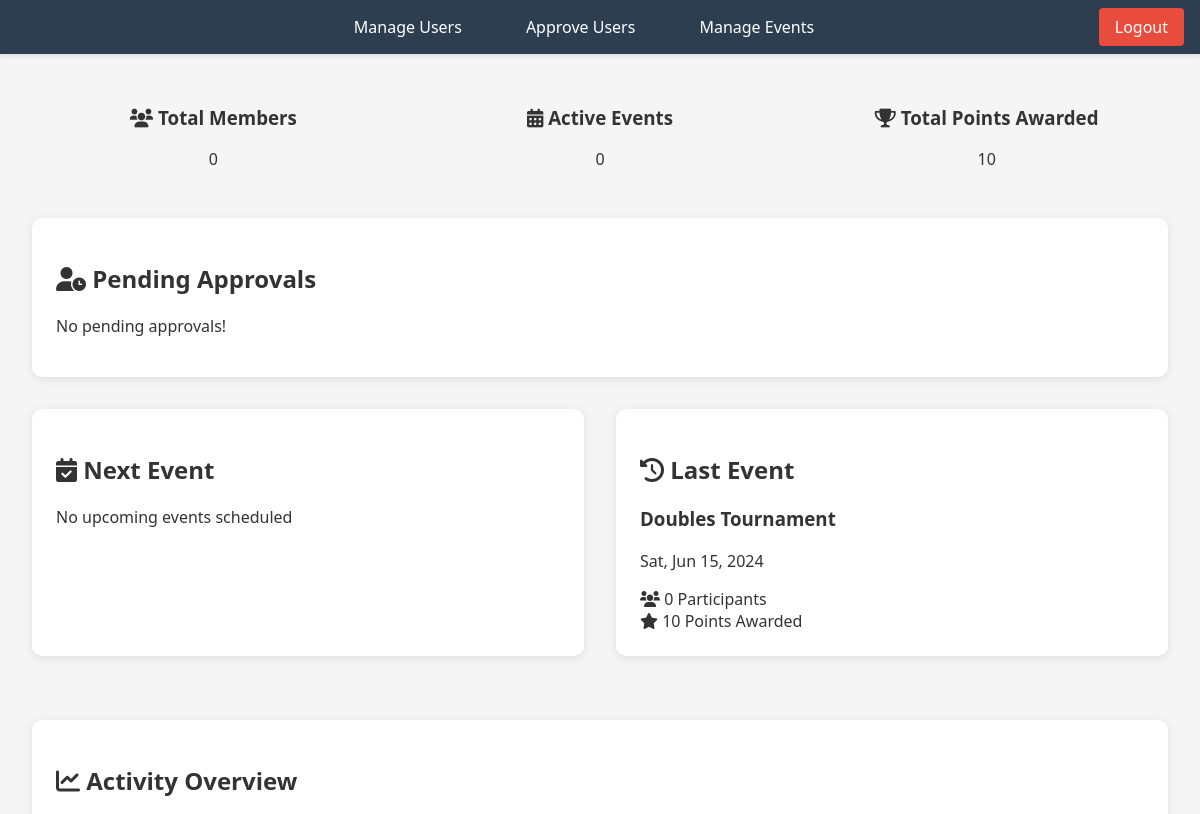
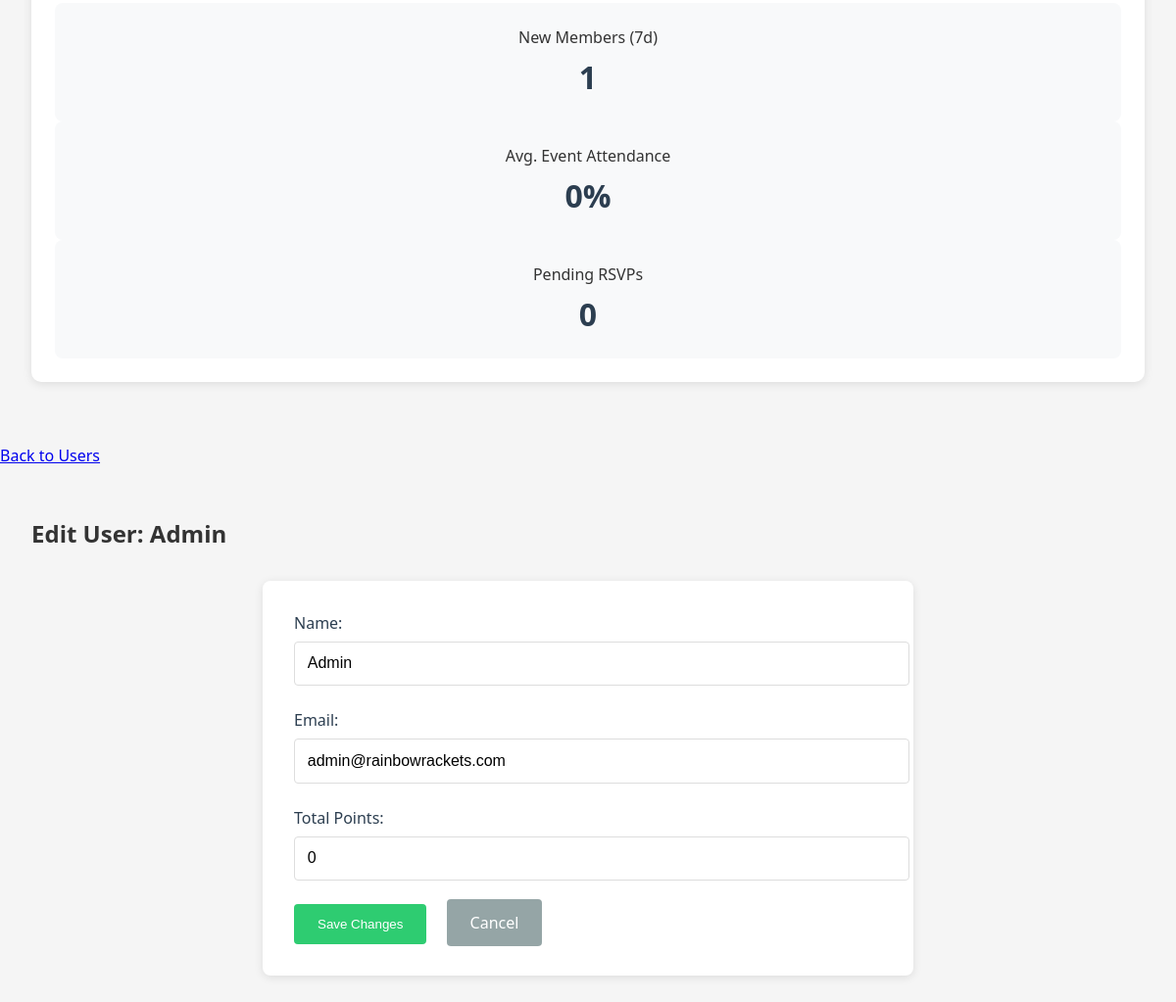
/Pages/admin/edit_user.php?id=1 (signed in), run on the app's committed database (2 pictures, top to bottom).
### tables this page shows
CREATE TABLE events (
  event_id INT AUTO_INCREMENT PRIMARY KEY,
  event_date DATE NOT NULL,
  event_type VARCHAR(50) NOT NULL,             
  location VARCHAR(100) NOT NULL,
  description TEXT,
  created_by INT,                              
  FOREIGN KEY (created_by) REFERENCES users(user_id)
);

CREATE TABLE users (
  user_id INT AUTO_INCREMENT PRIMARY KEY,
  name VARCHAR(50) NOT NULL,
  email VARCHAR(100) NOT NULL UNIQUE,
  password VARCHAR(255) NOT NULL,
  message TEXT NOT NULL,
  gender VARCHAR(50),                          
  status ENUM('unverified', 'verified', 'admin') DEFAULT 'unverified',
  total_points INT DEFAULT 0,                  
  created_at TIMESTAMP DEFAULT CURRENT_TIMESTAMP
);

### Server/admin/dashboard_data.php (called while the page is built)
<?php
function getDashboardData($pdo) {
    $data = [];
    try {
        $data['pending_users'] = $pdo->query("
            SELECT user_id, name, email, created_at
            FROM users
            WHERE status = 'unverified'
            ORDER BY created_at DESC
            LIMIT 5
        ")->fetchAll();
        $data['next_event'] = $pdo->query("
            SELECT * FROM events
            WHERE event_date >= CURDATE()
            ORDER BY event_date ASC
            LIMIT 1
        ")->fetch();
        $data['last_event'] = $pdo->query("
            SELECT e.*,
                COUNT(p.user_id) AS participant_count,
                IFNULL(SUM(po.points), 0) AS total_points
            FROM events e
            LEFT JOIN participants p ON e.event_id = p.event_id
            LEFT JOIN points po ON e.event_id = po.event_id
            WHERE e.event_date < CURDATE()
            GROUP BY e.event_id
            ORDER BY e.event_date DESC
            LIMIT 1
        ")->fetch();
        $data['stats'] = [
            'total_members' => $pdo->query("SELECT COUNT(*) FROM users WHERE status = 'verified'")->fetchColumn() ?: 0,
            'active_events' => $pdo->query("SELECT COUNT(*) FROM events WHERE event_date >= CURDATE()")->fetchColumn() ?: 0,
            'total_points' => $pdo->query("SELECT SUM(points) FROM points")->fetchColumn() ?: 0,
            'recent_signups' => $pdo->query("SELECT COUNT(*) FROM users WHERE created_at >= DATE_SUB(NOW(), INTERVAL 7 DAY)")->fetchColumn() ?: 0
        ];
    } catch (PDOException $e) {
        error_log("Dashboard data error: " . $e->getMessage());
        $data['error'] = "Failed to load dashboard data";
    }
    return $data;
}
?>

### Pages/admin/edit_user.php (the view, shortened to what this page needs)
<?php
require_once('dashboard.php');
$user_id = $_GET['id'] ?? null;
$stmt = $pdo->prepare("SELECT * FROM users WHERE user_id = ?");
$stmt->execute([$user_id]);
$user = $stmt->fetch();
?>
<head>
    <link rel="stylesheet" href="/rainbow-rackets/Styles/admin.css">
</head>
<nav>
  <a href="manage_users.php">Back to Users</a>
</nav>
<div class="dashboard-container">
    <h2>Edit User: <?= htmlspecialchars($user['name']) ?></h2>
    <form method="POST" action="../../server/admin/update_user.php">
        <div class="form-group">
            <label>Name:</label>
            <input type="text" name="name" value="<?= htmlspecialchars($user['name']) ?>" required>
        </div>
        <div class="form-group">
            <label>Email:</label>
            <input type="email" name="email" value="<?= htmlspecialchars($user['email']) ?>" required>
        </div>
        <div class="form-group">
            <label>Total Points:</label>
            <input type="number" name="total_points" value="<?= $user['total_points'] ?>">
        </div>
        <button type="submit" class="btn-save">Save Changes</button>
        <a href="manage_users.php" class="btn-cancel">Cancel</a>
    </form>
</div>

### Pages/admin/dashboard.php (shortened to what this page needs)
<?php
require_once('../../Server/db_connect.php');
require_once('../../Server/admin/dashboard_data.php');
$dashboard = getDashboardData($pdo);
?>
<!DOCTYPE html>
<html>
<head>
    <link rel="stylesheet" href="/rainbow-rackets/Styles/admin.css">
    <link rel="stylesheet" href="https://cdnjs.cloudflare.com/ajax/libs/font-awesome/6.0.0/css/all.min.css">
</head>
<body>
    <nav class="admin-nav-wrapper">
        <ul id="admin-nav">
            <li><a href="manage_users.php">Manage Users</a></li>
            <li><a href="approve_users.php">Approve Users</a></li>
            <li><a href="manage_events.php">Manage Events</a></li>
            <li><a href="logout.php" class="admin-logout">Logout</a></li>
        </ul>
    </nav>
    <div class="dashboard-container">
        <div class="stats-grid">
            <div class="stat-card">
                <h3><i class="fas fa-users"></i> Total Members</h3>
                <p><?= $dashboard['stats']['total_members'] ?? 0 ?></p>
            </div>
            <div class="stat-card">
                <h3><i class="fas fa-calendar-alt"></i> Active Events</h3>
                <p><?= $dashboard['stats']['active_events'] ?? 0 ?></p>
            </div>
            <div class="stat-card">
                <h3><i class="fas fa-trophy"></i> Total Points Awarded</h3>
                <p><?= $dashboard['stats']['total_points'] ?? 0 ?></p>
            </div>
        </div>
        <div class="dashboard-card">
            <h2><i class="fas fa-user-clock"></i> Pending Approvals</h2>
            <?php if(!empty($dashboard['pending_users'])): ?>
                <table>
                    <thead>
                        <tr>
                            <th>Name</th>
                            <th>Email</th>
                            <th>Registration Date</th>
                            <th>Action</th>
                        </tr>
                    </thead>
                    <tbody>
                        <?php foreach($dashboard['pending_users'] as $user): ?>
                        <tr>
                            <td><?= htmlspecialchars($user['name']) ?></td>
                            <td><?= htmlspecialchars($user['email']) ?></td>
                            <td><?= date('M j, Y', strtotime($user['created_at'])) ?></td>
                            <td>
                                <a href="approve_user.php?id=<?= $user['user_id'] ?>" class="btn-approve">Approve</a>
                                <a href="reject_user.php?id=<?= $user['user_id'] ?>" class="btn-reject">Reject</a>
                            </td>
                        </tr>
                        <?php endforeach; ?>
                    </tbody>
                </table>
                <a href="approve_users.php" class="view-all">View All Pending →</a>
            <?php else: ?>
                <p class="no-results">No pending approvals!</p>
            <?php endif; ?>
        </div>
        <div class="dashboard-columns">
            <div class="dashboard-card">
                <h2><i class="fas fa-calendar-check"></i> Next Event</h2>
                <?php if(!empty($dashboard['next_event'])): ?>
                    <div class="event-highlight">
                        <h3><?= htmlspecialchars($dashboard['next_event']['event_type']) ?></h3>
                        <p class="event-date">
                            <i class="fas fa-clock"></i>
                            <?= date('D, M j, Y', strtotime($dashboard['next_event']['event_date'])) ?>
                        </p>
                        <p class="event-location">
                            <i class="fas fa-map-marker-alt"></i>
                            <?= htmlspecialchars($dashboard['next_event']['location']) ?>
                        </p>
                        <a href="manage_events.php" class="btn-edit">Manage Events</a>
                    </div>
                <?php else: ?>
                    <p class="no-events">No upcoming events scheduled</p>
                <?php endif; ?>
            </div>
            <div class="dashboard-card">
                <h2><i class="fas fa-history"></i> Last Event</h2>
                <?php if(!empty($dashboard['last_event'])): ?>
                    <div class="event-highlight">
                        <h3><?= htmlspecialchars($dashboard['last_event']['event_type']) ?></h3>
                        <p class="event-date">
                            <?= date('D, M j, Y', strtotime($dashboard['last_event']['event_date'])) ?>
                        </p>
                        <div class="event-stats">
                            <div class="stat-item">
                                <i class="fas fa-users"></i>
                                <span><?= $dashboard['last_event']['participant_count'] ?> Participants</span>
                            </div>
                            <div class="stat-item">
                                <i class="fas fa-star"></i>
                                <span><?= $dashboard['last_event']['total_points'] ?> Points Awarded</span>
                            </div>
                        </div>
                    </div>
                <?php else: ?>
                    <p class="no-events">No past events recorded</p>
                <?php endif; ?>
            </div>
        </div>
        <div class="dashboard-card">
            <h2><i class="fas fa-chart-line"></i> Activity Overview</h2>
            <div class="metrics-grid">
                <div class="metric-item">
                    <span>New Members (7d)</span>
                    <div class="metric-value"><?= $dashboard['stats']['recent_signups'] ?? 0 ?></div>
                </div>
                <div class="metric-item">
                    <span>Avg. Event Attendance</span>
                    <div class="metric-value"><?= $dashboard['stats']['avg_attendance'] ?? 0 ?>%</div>
                </div>
                <div class="metric-item">
                    <span>Pending RSVPs</span>
                    <div class="metric-value"><?= $dashboard['stats']['pending_rsvps'] ?? 0 ?></div>
                </div>
            </div>
        </div>
    </div>
</body>
</html>

### styles/admin.css (style rules this page uses)
body { font-family: 'Segoe UI', Tahoma, Geneva, Verdana, sans-serif; margin: 0; padding: 0; background-color: #f5f5f5; color: #333; }
.admin-nav-wrapper { display: flex; justify-content: center; background-color: #2c3e50; padding: 1rem; position: relative; box-shadow: 0 2px 5px rgba(0,0,0,0.1); }
#admin-nav { display: flex; gap: 2rem; justify-content: center; list-style: none; margin: 0; padding: 0; }
#admin-nav a { color: white; text-decoration: none; padding: 0.5rem 1rem; border-radius: 4px; transition: background-color 0.3s ease; }
.admin-logout { background-color: #e74c3c; padding: 0.5rem 1rem; border-radius: 4px; position: absolute; right: 1rem; top: 50%; transform: translateY(-50%); margin-left: 0; }
.dashboard-container { padding: 2rem; max-width: 1400px; margin: 0 auto; }
.stats-grid { display: grid; text-align: center; grid-template-columns: repeat(auto-fit, minmax(250px, 1fr)); gap: 1.5rem; margin-bottom: 2rem; }
.dashboard-columns { display: grid; grid-template-columns: repeat(auto-fit, minmax(300px, 1fr)); gap: 2rem; margin: 2rem 0; }
.dashboard-card { background: white; border-radius: 10px; padding: 1.5rem; box-shadow: 0 2px 10px rgba(0,0,0,0.1); margin-bottom: 2rem; }
.metric-item { text-align: center; padding: 1.5rem; background: #f8f9fa; border-radius: 8px; }
.metric-value { font-size: 2rem; font-weight: bold; color: #2c3e50; margin-top: 0.5rem; }
.dashboard-container form { max-width: 600px; margin: 2rem auto; padding: 2rem; background: white; border-radius: 8px; box-shadow: 0 2px 10px rgba(0,0,0,0.1); }
.form-group { margin-bottom: 1.5rem; }
.form-group label { display: block; margin-bottom: 0.5rem; font-weight: 500; color: #2c3e50; }
.form-group input { width: 100%; padding: 0.8rem; border: 1px solid #ddd; border-radius: 4px; font-size: 1rem; }
.btn-save { background: #2ecc71; color: white; padding: 0.8rem 1.5rem; border: none; border-radius: 4px; cursor: pointer; }
.btn-cancel { background: #95a5a6; color: white; padding: 0.8rem 1.5rem; text-decoration: none; border-radius: 4px; margin-left: 1rem; }

### data on the page
events: event_type "Doubles Tournament", event_date "Sat, Jun 15, 2024"
users: name "Admin", email "admin@rainbowrackets.com", total_points "0"

### other printed values
$dashboard['stats']['total_members'] "0"
$dashboard['stats']['active_events'] "0"
$dashboard['stats']['total_points'] "10"
$dashboard['last_event']['participant_count'] "0"
$dashboard['last_event']['total_points'] "10"
$dashboard['stats']['recent_signups'] "1"
$dashboard['stats']['avg_attendance'] "0"
$dashboard['stats']['pending_rsvps'] "0"
